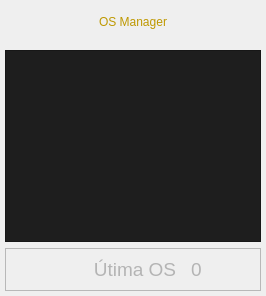
            <widget class="QWidget" name="page_1">
             <layout class="QVBoxLayout" name="verticalLayout_7">
              <property name="spacing">
               <number>6</number>
              </property>
              <property name="leftMargin">
               <number>5</number>
              </property>
              <property name="topMargin">
               <number>15</number>
              </property>
              <property name="rightMargin">
               <number>5</number>
              </property>
              <property name="bottomMargin">
               <number>5</number>
              </property>
              <item alignment="Qt::AlignHCenter">
               <widget class="QLabel" name="label_8">
                <property name="styleSheet">
                 <string notr="true">color: rgb(190, 152, 0);
font: 75 48pt &quot;Ubuntu&quot;;
</string>
                </property>
                <property name="text">
                 <string>OS Manager</string>
                </property>
               </widget>
              </item>
              <item>
               <spacer name="verticalSpacer_9">
                <property name="orientation">
                 <enum>Qt::Vertical</enum>
                </property>
                <property name="sizeType">
                 <enum>QSizePolicy::Fixed</enum>
                </property>
                <property name="sizeHint" stdset="0">
                 <size>
                  <width>20</width>
                  <height>15</height>
                 </size>
                </property>
               </spacer>
              </item>
              <item>
               <widget class="QTableWidget" name="tableWidget">
                <property name="font">
                 <font>
                  <pointsize>10</pointsize>
                 </font>
                </property>
                <property name="layoutDirection">
                 <enum>Qt::LeftToRight</enum>
                </property>
                <property name="styleSheet">
                 <string notr="true">color: rgb(150, 150, 150);
background-color: rgb(30, 30, 30);	</string>
                </property>
                <property name="frameShape">
                 <enum>QFrame::StyledPanel</enum>
                </property>
                <property name="frameShadow">
                 <enum>QFrame::Sunken</enum>
                </property>
                <property name="horizontalScrollBarPolicy">
                 <enum>Qt::ScrollBarAlwaysOff</enum>
                </property>
                <property name="sizeAdjustPolicy">
                 <enum>QAbstractScrollArea::AdjustIgnored</enum>
                </property>
                <property name="showGrid">
                 <bool>false</bool>
                </property>
                <attribute name="horizontalHeaderVisible">
                 <bool>false</bool>
                </attribute>
                <attribute name="horizontalHeaderCascadingSectionResizes">
                 <bool>false</bool>
                </attribute>
                <attribute name="verticalHeaderVisible">
                 <bool>false</bool>
                </attribute>
                <attribute name="verticalHeaderHighlightSections">
                 <bool>false</bool>
                </attribute>
               </widget>
              </item>
              <item>
               <widget class="QFrame" name="frame_20">
                <property name="minimumSize">
                 <size>
                  <width>0</width>
                  <height>35</height>
                 </size>
                </property>
                <property name="frameShape">
                 <enum>QFrame::StyledPanel</enum>
                </property>
                <property name="frameShadow">
                 <enum>QFrame::Raised</enum>
                </property>
                <layout class="QHBoxLayout" name="horizontalLayout_14">
                 <item>
                  <spacer name="horizontalSpacer_8">
                   <property name="orientation">
                    <enum>Qt::Horizontal</enum>
                   </property>
                   <property name="sizeHint" stdset="0">
                    <size>
                     <width>40</width>
                     <height>20</height>
                    </size>
                   </property>
                  </spacer>
                 </item>
                 <item>
                  <widget class="QLabel" name="label_18">
                   <property name="minimumSize">
                    <size>
                     <width>100</width>
                     <height>0</height>
                    </size>
                   </property>
                   <property name="font">
                    <font>
                     <pointsize>14</pointsize>
                    </font>
                   </property>
                   <property name="styleSheet">
                    <string notr="true">color:rgb(180, 180, 180)</string>
                   </property>
                   <property name="text">
                    <string>Útima OS</string>
                   </property>
                   <property name="alignment">
                    <set>Qt::AlignCenter</set>
                   </property>
                  </widget>
                 </item>
                 <item>
                  <widget class="QLabel" name="lb_os">
                   <property name="minimumSize">
                    <size>
                     <width>60</width>
                     <height>0</height>
                    </size>
                   </property>
                   <property name="font">
                    <font>
                     <pointsize>14</pointsize>
                    </font>
                   </property>
                   <property name="styleSheet">
                    <string notr="true">color: rgb(180, 180, 180);</string>
                   </property>
                   <property name="text">
                    <string>0</string>
                   </property>
                   <property name="alignment">
                    <set>Qt::AlignLeading|Qt::AlignLeft|Qt::AlignVCenter</set>
                   </property>
                  </widget>
                 </item>
                </layout>
               </widget>
              </item>
             </layout>
            </widget>
